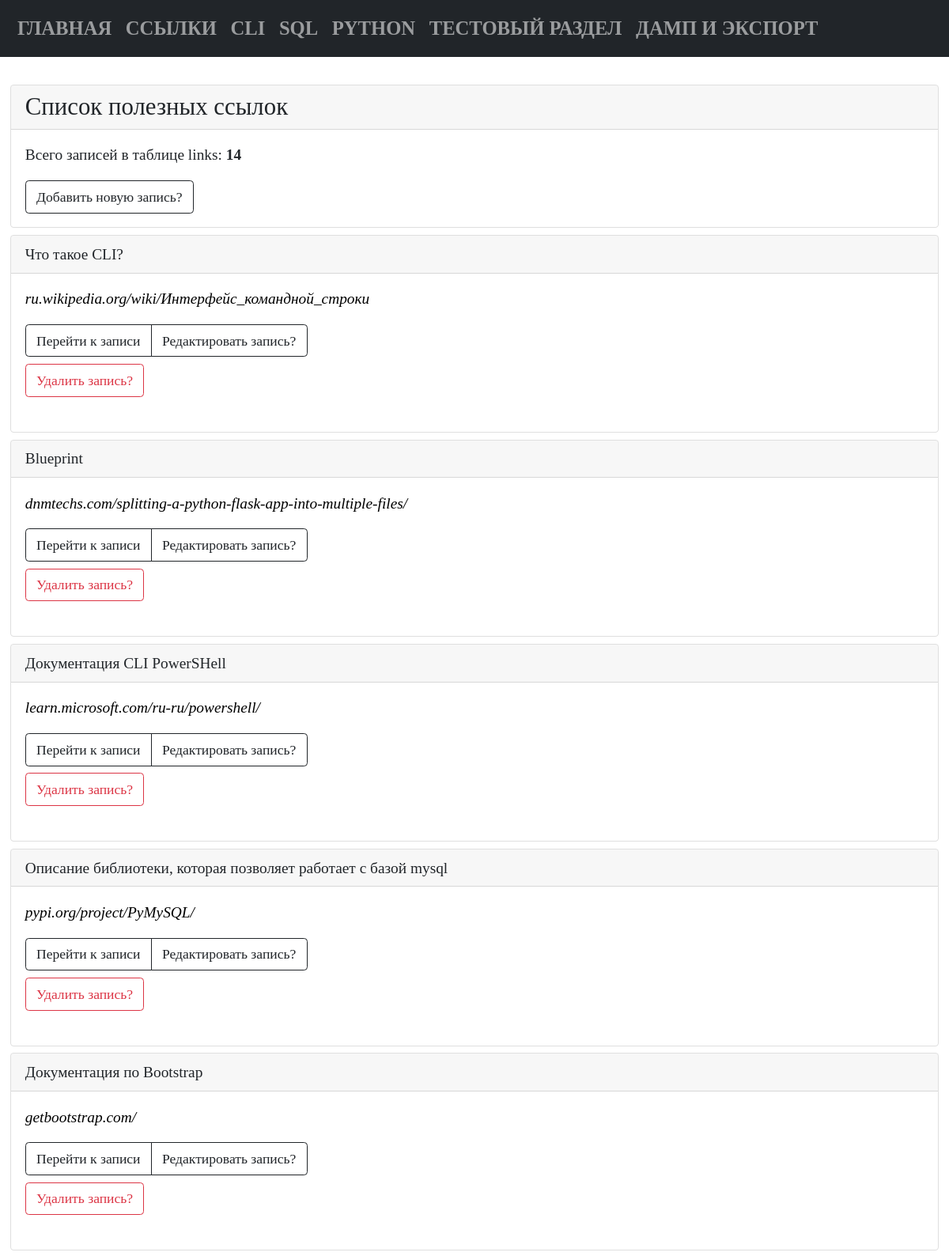
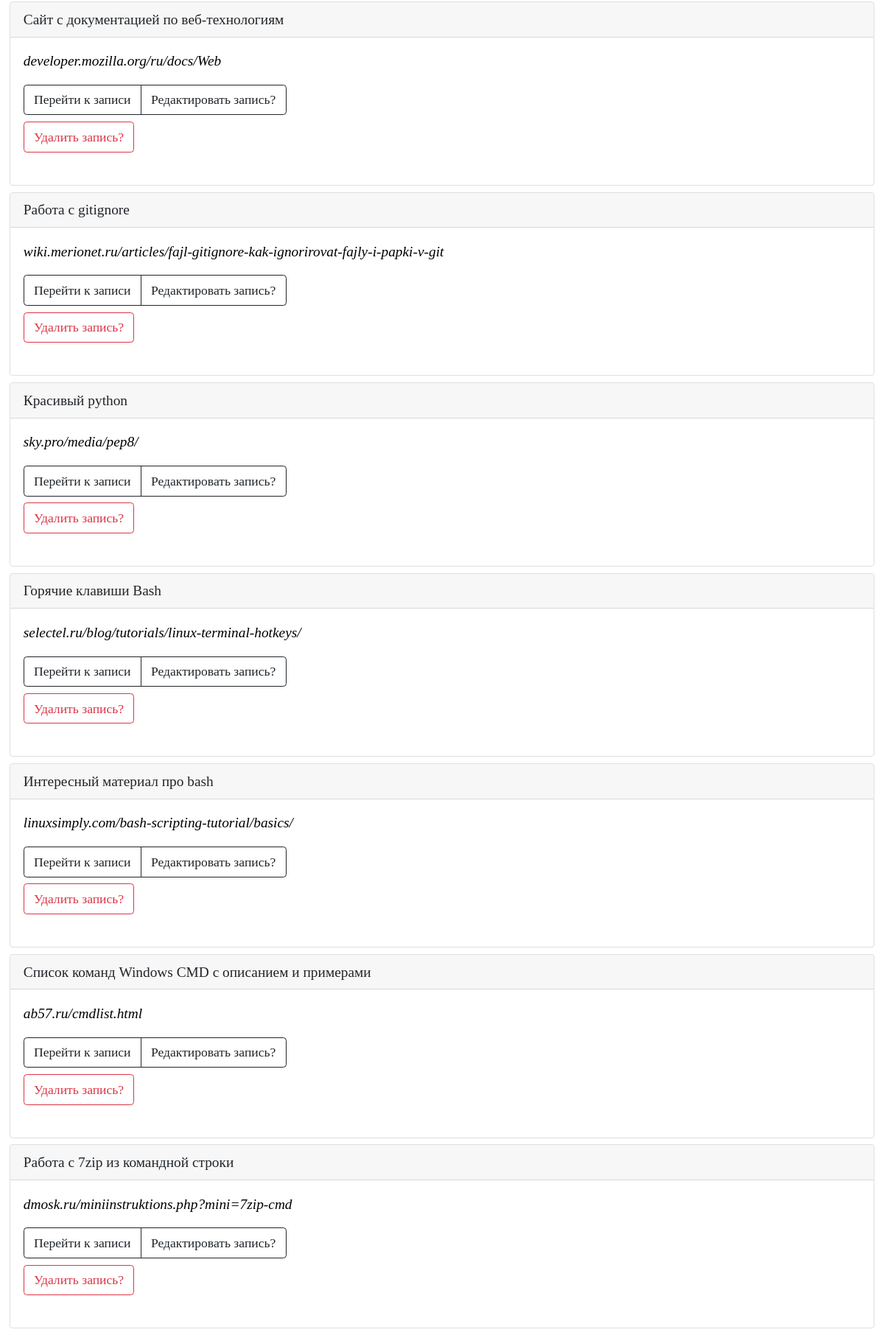
Screenshot of /links (upper part) with the database file from the repository (2 pictures, top to bottom).
### tables this page shows
CREATE TABLE "links"
(
    links_id      INTEGER
        primary key autoincrement,
    links_name    TEXT not null,
    links_command TEXT not null
);

### modules/links/links_list_commands.py (the view)
@bp.route("/links")
def links_list_commands():
    conn = connect.get_db_connection()
    cur = conn.cursor()
    links_list_count = cur.execute("SELECT COUNT(*) FROM links")
    links_list_count_print = links_list_count.fetchone()
    links_list_count_print_int = int(links_list_count_print[0])
    links_list = conn.execute("SELECT * FROM links ORDER BY 1 DESC").fetchall()
    conn.close()
    return render_template("links/links_list_commands.html",
                           links_list=links_list,
                           links_list_count_print_int=links_list_count_print_int,
                           )

### modules/connect.py (called while the page is built)
def get_db_connection():
    db_path = os.path.join(BASE_DIR, '../database.db')
    conn = sqlite3.connect(db_path)
    conn.row_factory = sqlite3.Row
    return conn

### templates/links/links_list_commands.html (shortened to what this page needs)
{% extends "base.html" %} {% block title %}Ссылки{% endblock %} {% block content %}
<div class="card mb-2">
   <div class="card-header h3">Список полезных ссылок</div>
   <div class="card-body">
      <p class="card-text">Всего записей в таблице links: <b>{{ links_list_count_print_int }}</b></p>
      <p class="card-text">
         <a href="{{ url_for('add_links_command.add_links_command') }}" class="btn btn-outline-dark">Добавить новую
            запись?</a>
      </p>
   </div>
</div>
{% for links_list in links_list %}
<div class="card mb-2">
   <div class="card-header">{{ links_list['links_name'] }}</div>
   <div class="card-body">
      <p class="card-text">
         <a href="https://{{ links_list['links_command'] }}" target="_blank"><i>{{ links_list['links_command']
               }}</i></a>
      <div class="btn-group pb-2" role="group" aria-label="...">
         <a href="{{ url_for('get_post_links_command.get_post_links_command', links_id=links_list['links_id']) }}"
            class="btn btn-outline-dark">Перейти к записи</a>
         <a href="{{ url_for('edit_links_command.edit_links_command', links_id=links_list['links_id']) }}"
            class="btn btn-outline-dark">Редактировать запись?</a>
      </div>
      <form action="{{ url_for('delete_links_command.delete_links_command', links_id=links_list['links_id'])}}"
         method="POST" class="pb-2">
         <input type="submit" class="btn btn-outline-danger" value="Удалить запись?"
            onclick="return confirm('Вы точно уверены что хотите удалить запись?')" />
      </form>
      </p>
   </div>
</div>
{% endfor %}
{% endblock %}

### static/styles.css (style rules this page uses)
* { font-family: consolas; font-size: 1.1rem; }
a { color: black; text-decoration: none; }

### rows the page displays
links: links_name "Что такое CLI?", links_command "ru.wikipedia.org/wiki/Интерфейс_командной_строки"
links: links_name "Blueprint", links_command "dnmtechs.com/splitting-a-python-flask-app-into-multiple-files/"
links: links_name "Документация CLI PowerSHell", links_command "learn.microsoft.com/ru-ru/powershell/"
links: links_name "Описание библиотеки, которая позволяет работает с базой mysql", links_command "pypi.org/project/PyMySQL/"
links: links_name "Документация по Bootstrap", links_command "getbootstrap.com/"
links: links_name "Сайт с документацией по веб-технологиям", links_command "developer.mozilla.org/ru/docs/Web"
links: links_name "Работа с gitignore", links_command "wiki.merionet.ru/articles/fajl-gitignore-kak-ignorirovat-fajly-i-papki-v-git"
links: links_name "Красивый python", links_command "sky.pro/media/pep8/"
links: links_name "Горячие клавиши Bash", links_command "selectel.ru/blog/tutorials/linux-terminal-hotkeys/"
links: links_name "Интересный материал про bash", links_command "linuxsimply.com/bash-scripting-tutorial/basics/"
links: links_name "Список команд Windows CMD с описанием и примерами", links_command "ab57.ru/cmdlist.html"
links: links_name "Работа с 7zip из командной строки", links_command "dmosk.ru/miniinstruktions.php?mini=7zip-cmd"

### other values shown
{{ links_list_count_print_int }} "14"
